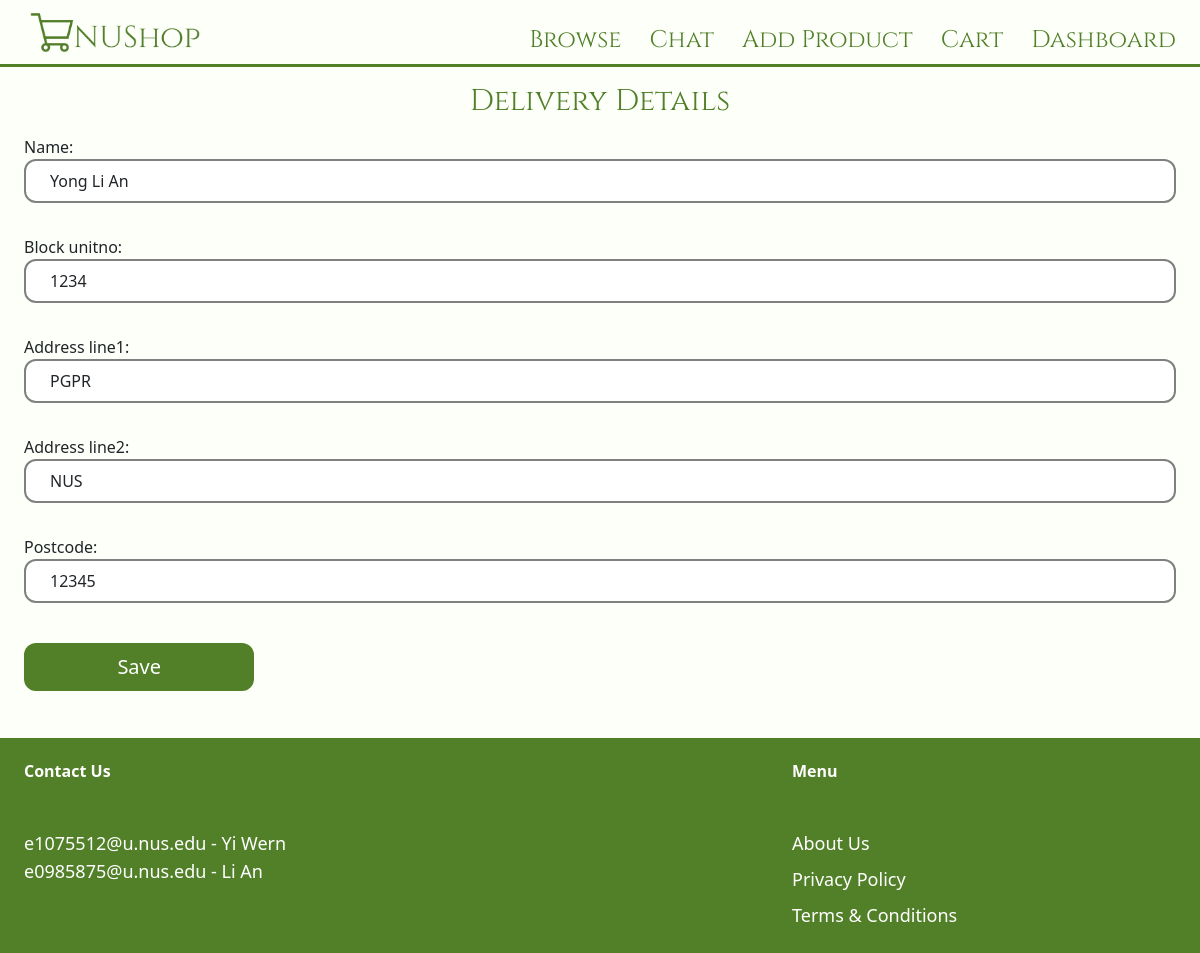
/checkout/admin/edit-shipping-details/ (signed in), run on the app's committed database.
### authuser/models.py (models this page shows, shortened)
class DeliveryAddress(models.Model):
    name = models.CharField(max_length=50, default='')
    block_unitno = models.CharField(max_length=255, default='')
    address_line1 = models.CharField(max_length=255, default='')
    address_line2 = models.CharField(max_length=255, blank=True, null=True)
    postcode = models.CharField(
        max_length=5,
        validators=[
            RegexValidator(r'^\d{5}$', 'Enter a valid postcode.')
        ]
    )

### checkout/views.py (the view)
# urls.py: path('<str:username>/edit-shipping-details/', views.edit_shipping_details, name='edit-shipping-details'),
@login_required
def edit_shipping_details(request, username):
    user = User.objects.get(username=username)
    delivery_details = user.delivery_address
    if request.method == 'POST':
        form = EditDeliveryDetailsForm(request.POST, request.FILES, instance=delivery_details)
        if form.is_valid():
            form.save()
            messages.info(request, "Delivery details are updated.")
            return redirect('checkout:checkout')
    else:
        form = EditDeliveryDetailsForm(instance=delivery_details)
    return render(request, 'checkout/form.html', {
        'form': form,
        'title': 'Delivery Details',
    })

### checkout/forms.py
class EditDeliveryDetailsForm(forms.ModelForm):
    class Meta:
        model = DeliveryAddress
        fields = ('name', 'block_unitno', 'address_line1', 'address_line2', 'postcode',)
        widgets = {
            'name': forms.TextInput(attrs={
                'class': INPUT_CLASSES
            }),
            'block_unitno': forms.TextInput(attrs={
                'class': INPUT_CLASSES
            }),
            'address_line1': forms.TextInput(attrs={
                'class': INPUT_CLASSES
            }),
            'address_line2': forms.TextInput(attrs={
                'class': INPUT_CLASSES
            }),
            'postcode': forms.TextInput(attrs={
                'class': INPUT_CLASSES
            }),
        }

### checkout/templates/checkout/form.html (shortened to what this page needs)
{% extends 'core/base.html' %}
{% block content %}
<h1 class="my-3 text-3xl text-center cinzel text-nushopprimary">{{ title }}</h1>
<form method="post" actions="." enctype="multipart/form-data">
    <div class="space-y-4">
        {{ form.as_p }}
    </div>
    <button class="py-2 px-2 w-1/5 bt-nushopprimary text-xl text-center rounded-xl">Save</button>
</form>
{% endblock %}

### static/styles.css (style rules this page uses)
.bg-nushopsecondary { background-color: #FDFFF9; }
.text-nushopprimary { color: #528029; }
.bt-nushopprimary { color: white; background-color: #528029; border: 2px solid #528029; margin-top: 2%; margin-bottom: 2%; width: 95%; padding-top: 2%; padding-bottom: 2% }
.cinzel { font-family: 'Cinzel'; }
.form-account { border-radius: 2%; border: 2px solid grey; outline: none; }

### data on the page
DeliveryAddress: name "Yong Li An", block_unitno "1234", address_line1 "PGPR", address_line2 "NUS", postcode "12345"

### other printed values
{{ title }} "Delivery Details"
